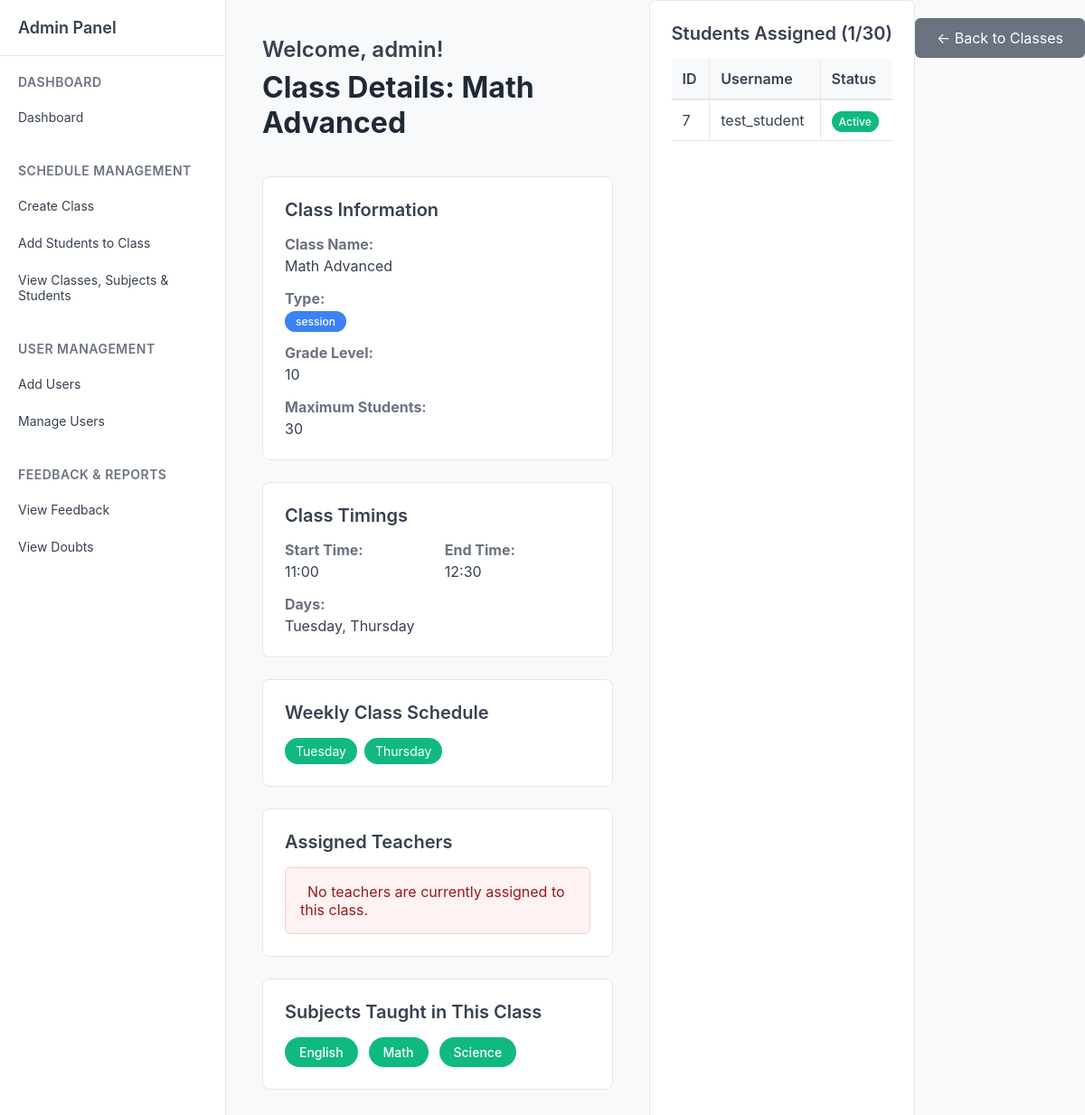
The page /admin/view_class/5 (signed in) on the database its author committed.
### tables this page shows
CREATE TABLE classes (
            id INTEGER PRIMARY KEY AUTOINCREMENT,
            name TEXT NOT NULL,
            type TEXT DEFAULT 'regular',
            description TEXT,
            grade_level TEXT,
            section TEXT,
            schedule_days TEXT,
            schedule_time_start TEXT,
            schedule_time_end TEXT,
            schedule_pdf_path TEXT,
            room_number TEXT,
            max_students INTEGER DEFAULT 30,
            status TEXT DEFAULT 'active',
            created_by INTEGER,
            created_on DATETIME DEFAULT CURRENT_TIMESTAMP,
            updated_by INTEGER,
            updated_on DATETIME,
            FOREIGN KEY (created_by) REFERENCES users(id),
            FOREIGN KEY (updated_by) REFERENCES users(id)
        );

CREATE TABLE student_subjects (
            id INTEGER PRIMARY KEY AUTOINCREMENT,
            student_id INTEGER NOT NULL,
            subject_name TEXT NOT NULL,
            assigned_by INTEGER,
            assigned_on DATETIME DEFAULT CURRENT_TIMESTAMP,
            FOREIGN KEY (student_id) REFERENCES users(id),
            FOREIGN KEY (assigned_by) REFERENCES users(id),
            UNIQUE(student_id, subject_name)
        );

CREATE TABLE users (
            id INTEGER PRIMARY KEY AUTOINCREMENT,
            username TEXT UNIQUE NOT NULL,
            password TEXT NOT NULL,
            role TEXT NOT NULL DEFAULT 'student',
            email TEXT,
            name TEXT,
            phone TEXT,
            address TEXT,
            created_by INTEGER,
            created_on DATETIME DEFAULT CURRENT_TIMESTAMP,
            updated_by INTEGER,
            updated_on DATETIME,
            FOREIGN KEY (created_by) REFERENCES users(id)
        );

### routes/admin.py (the view)
@admin_bp.route('/view_class/<int:class_id>')
def view_class(class_id):
    if 'role' not in session or session['role'] != 'admin':
        return redirect(url_for('auth.login'))
    conn = get_db()
    cur = conn.cursor()
    cur.execute('SELECT * FROM classes WHERE id = ?', (class_id,))
    class_info = cur.fetchone()
    if not class_info:
        flash('Class not found!', 'error')
        return redirect(url_for('admin.view_classes'))
    cur.execute('''
        SELECT u.id, u.username
        FROM users u
        JOIN student_class_map scm ON u.id = scm.student_id
        WHERE scm.class_id = ?
        ORDER BY u.username
    ''', (class_id,))
    students = cur.fetchall()
    cur.execute('''
        SELECT u.id, u.username
        FROM users u
        JOIN teacher_class_map tcm ON u.id = tcm.teacher_id
        WHERE tcm.class_id = ?
        ORDER BY u.username
    ''', (class_id,))
    teachers = cur.fetchall()
    cur.execute('''
        SELECT DISTINCT ss.subject_name
        FROM student_subjects ss
        JOIN student_class_map scm ON ss.student_id = scm.student_id
        WHERE scm.class_id = ? AND scm.status = 'active'
        UNION
        SELECT DISTINCT ts.subject_name
        FROM teacher_subjects ts
        JOIN teacher_class_map tcm ON ts.teacher_id = tcm.teacher_id
        WHERE tcm.class_id = ?
        ORDER BY subject_name
    ''', (class_id, class_id))
    subjects_data = cur.fetchall()
    subjects = [{'name': row[0]} for row in subjects_data]
    conn.close()
    return render_template('admin/view_class.html',
                         class_info=class_info,
                         students=students,
                         teachers=teachers,
                         subjects=subjects)

### routes/admin.py (called while the page is built)
def get_db():
    return sqlite3.connect('users.db')

### templates/admin/view_class.html (shortened to what this page needs)
{% extends 'admin/sidebar.html' %}
{% block content %}
<div class="welcome-text">Welcome, admin!</div>
<div class="page-title">Class Details: {{ class_info[1] if class_info else 'Unknown Class' }}</div>
<div style="background-color: white; border: 1px solid #e5e7eb; border-radius: 8px; padding: 24px; margin-bottom: 24px;">
    <h3 style="margin-top: 0; margin-bottom: 16px; color: #374151; font-size: 20px; font-weight: 600;">Class Information</h3>
    <div style="display: grid; grid-template-columns: repeat(auto-fit, minmax(200px, 1fr)); gap: 16px;">
        <div>
            <strong style="color: #6b7280;">Class Name:</strong>
            <div style="margin-top: 4px; color: #374151;">{{ class_info[1] if class_info else 'N/A' }}</div>
        </div>
        <div>
            <strong style="color: #6b7280;">Type:</strong>
            <div style="margin-top: 4px;">
                <span style="background-color: #3b82f6; color: white; padding: 4px 12px; border-radius: 12px; font-size: 12px; font-weight: 500;">{{ class_info[2] if class_info and class_info[2] else 'regular' }}</span>
            </div>
        </div>
        <div>
            <strong style="color: #6b7280;">Grade Level:</strong>
            <div style="margin-top: 4px; color: #374151;">{{ class_info[4] if class_info and class_info[4] else 'N/A' }}</div>
        </div>
        <div>
            <strong style="color: #6b7280;">Maximum Students:</strong>
            <div style="margin-top: 4px; color: #374151;">{{ class_info[11] if class_info and class_info[11] else '30' }}</div>
        </div>
    </div>
</div>
<div style="background-color: white; border: 1px solid #e5e7eb; border-radius: 8px; padding: 24px; margin-bottom: 24px;">
    <h3 style="margin-top: 0; margin-bottom: 16px; color: #374151; font-size: 20px; font-weight: 600;">Class Timings</h3>
    <div style="display: grid; grid-template-columns: repeat(auto-fit, minmax(150px, 1fr)); gap: 16px;">
        <div>
            <strong style="color: #6b7280;">Start Time:</strong>
            <div style="margin-top: 4px; color: #374151;">{{ class_info[7] if class_info and class_info[7] else 'Not set' }}</div>
        </div>
        <div>
            <strong style="color: #6b7280;">End Time:</strong>
            <div style="margin-top: 4px; color: #374151;">{{ class_info[8] if class_info and class_info[8] else 'Not set' }}</div>
        </div>
        <div>
            <strong style="color: #6b7280;">Days:</strong>
            <div style="margin-top: 4px; color: #374151;">{{ class_info[6] if class_info and class_info[6] else 'Not set' }}</div>
        </div>
    </div>
</div>
<div style="background-color: white; border: 1px solid #e5e7eb; border-radius: 8px; padding: 24px; margin-bottom: 24px;">
    <h3 style="margin-top: 0; margin-bottom: 16px; color: #374151; font-size: 20px; font-weight: 600;">Weekly Class Schedule</h3>
    {% if class_info and class_info[6] %}
        <div style="display: flex; gap: 8px; flex-wrap: wrap;">
            {% set days = class_info[6].split(',') if class_info[6] else [] %}
            {% for day in days %}
                <span style="background-color: #10b981; color: white; padding: 6px 12px; border-radius: 16px; font-size: 14px;">{{ day.strip() }}</span>
            {% endfor %}
        </div>
    {% else %}
        <div style="background-color: #fef2f2; border: 1px solid #fecaca; border-radius: 6px; padding: 16px; color: #991b1b;">
            <i class="bi bi-info-circle" style="margin-right: 8px;"></i>
            No schedule days have been set for this class.
        </div>
    {% endif %}
</div>
<div style="background-color: white; border: 1px solid #e5e7eb; border-radius: 8px; padding: 24px; margin-bottom: 24px;">
    <h3 style="margin-top: 0; margin-bottom: 16px; color: #374151; font-size: 20px; font-weight: 600;">Assigned Teachers</h3>
    {% if teachers %}
    <div style="overflow-x: auto;">
        <table style="width: 100%; border-collapse: collapse;">
            <thead>
                <tr style="background-color: #f8f9fa; border-bottom: 2px solid #e5e7eb;">
                    <th style="padding: 12px; text-align: left; font-weight: 600; color: #374151; border-right: 1px solid #e5e7eb;">ID</th>
                    <th style="padding: 12px; text-align: left; font-weight: 600; color: #374151; border-right: 1px solid #e5e7eb;">Username</th>
                    <th style="padding: 12px; text-align: left; font-weight: 600; color: #374151;">Status</th>
                </tr>
            </thead>
            <tbody>
                {% for teacher in teachers %}
                <tr style="border-bottom: 1px solid #e5e7eb;">
                    <td style="padding: 12px; color: #374151; border-right: 1px solid #e5e7eb;">{{ teacher[0] }}</td>
                    <td style="padding: 12px; color: #374151; border-right: 1px solid #e5e7eb;">{{ teacher[1] }}</td>
                    <td style="padding: 12px; color: #374151;">
                        <span style="background-color: #8b5cf6; color: white; padding: 4px 8px; border-radius: 12px; font-size: 12px; font-weight: 500;">Active</span>
                    </td>
                </tr>
                {% endfor %}
            </tbody>
        </table>
    </div>
    {% else %}
    <div style="background-color: #fef2f2; border: 1px solid #fecaca; border-radius: 6px; padding: 16px; color: #991b1b;">
        No teachers are currently assigned to this class.
    </div>
    {% endif %}
</div>
<div style="background-color: white; border: 1px solid #e5e7eb; border-radius: 8px; padding: 24px; margin-bottom: 24px;">
    <h3 style="margin-top: 0; margin-bottom: 16px; color: #374151; font-size: 20px; font-weight: 600;">Subjects Taught in This Class</h3>
    {% if subjects %}
    <div style="display: flex; flex-wrap: wrap; gap: 12px;">
        {% for subject in subjects %}
        <span style="background-color: #10b981; color: white; padding: 8px 16px; border-radius: 20px; font-size: 14px; font-weight: 500;">{{ subject.name }}</span>
        {% endfor %}
    </div>
    {% endif %}
</div>
</div>
<div style="background-color: white; border: 1px solid #e5e7eb; border-radius: 8px; padding: 24px; margin-bottom: 24px;">
    <h3 style="margin-top: 0; margin-bottom: 16px; color: #374151; font-size: 20px; font-weight: 600;">Students Assigned ({{ students|length }}/{{ class_info[11] if class_info and class_info[11] else '30' }})</h3>
    {% if students %}
    <div style="overflow-x: auto;">
        <table style="width: 100%; border-collapse: collapse;">
            <thead>
                <tr style="background-color: #f8f9fa; border-bottom: 2px solid #e5e7eb;">
                    <th style="padding: 12px; text-align: left; font-weight: 600; color: #374151; border-right: 1px solid #e5e7eb;">ID</th>
                    <th style="padding: 12px; text-align: left; font-weight: 600; color: #374151; border-right: 1px solid #e5e7eb;">Username</th>
                    <th style="padding: 12px; text-align: left; font-weight: 600; color: #374151;">Status</th>
                </tr>
            </thead>
            <tbody>
                {% for student in students %}
                <tr style="border-bottom: 1px solid #e5e7eb;">
                    <td style="padding: 12px; color: #374151; border-right: 1px solid #e5e7eb;">{{ student[0] }}</td>
                    <td style="padding: 12px; color: #374151; border-right: 1px solid #e5e7eb;">{{ student[1] }}</td>
                    <td style="padding: 12px; color: #374151;">
                        <span style="background-color: #10b981; color: white; padding: 4px 8px; border-radius: 12px; font-size: 12px; font-weight: 500;">Active</span>
                    </td>
                </tr>
                {% endfor %}
            </tbody>
        </table>
    </div>
    {% else %}
    <div style="background-color: #fef2f2; border: 1px solid #fecaca; border-radius: 6px; padding: 16px; color: #991b1b;">
        <i class="bi bi-info-circle" style="margin-right: 8px;"></i>
        No students are currently assigned to this class.
    </div>
    {% endif %}
</div>
<div style="margin-top: 32px;">
    <a href="{{ url_for('admin.view_classes') }}" style="background-color: #6b7280; color: white; padding: 12px 24px; border-radius: 6px; text-decoration: none; font-size: 16px;">
        ← Back to Classes
    </a>
</div>
{% endblock %}

### templates/admin/sidebar.html (style rules this page uses)
* { margin: 0; padding: 0; box-sizing: border-box; }
body { font-family: -apple-system, BlinkMacSystemFont, 'Segoe UI', Roboto, sans-serif; background-color: #f8f9fa; color: #333; }
.welcome-text { font-size: 24px; font-weight: 600; color: #374151; margin-bottom: 8px; }
.page-title { font-size: 32px; font-weight: 700; color: #1f2937; margin-bottom: 40px; }

### rows shown on the page
classes: name "Math Advanced", type "session", grade_level "10", max_students "30", schedule_time_start "11:00", schedule_time_end "12:30", schedule_days "Tuesday, Thursday"
student_subjects: name "English"
student_subjects: name "Math"
student_subjects: name "Science"
users: id "7", username "test_student"

### other values the page prints
{{ day.strip() }} "Tuesday" "Thursday"
{{ students|length }} "1"
